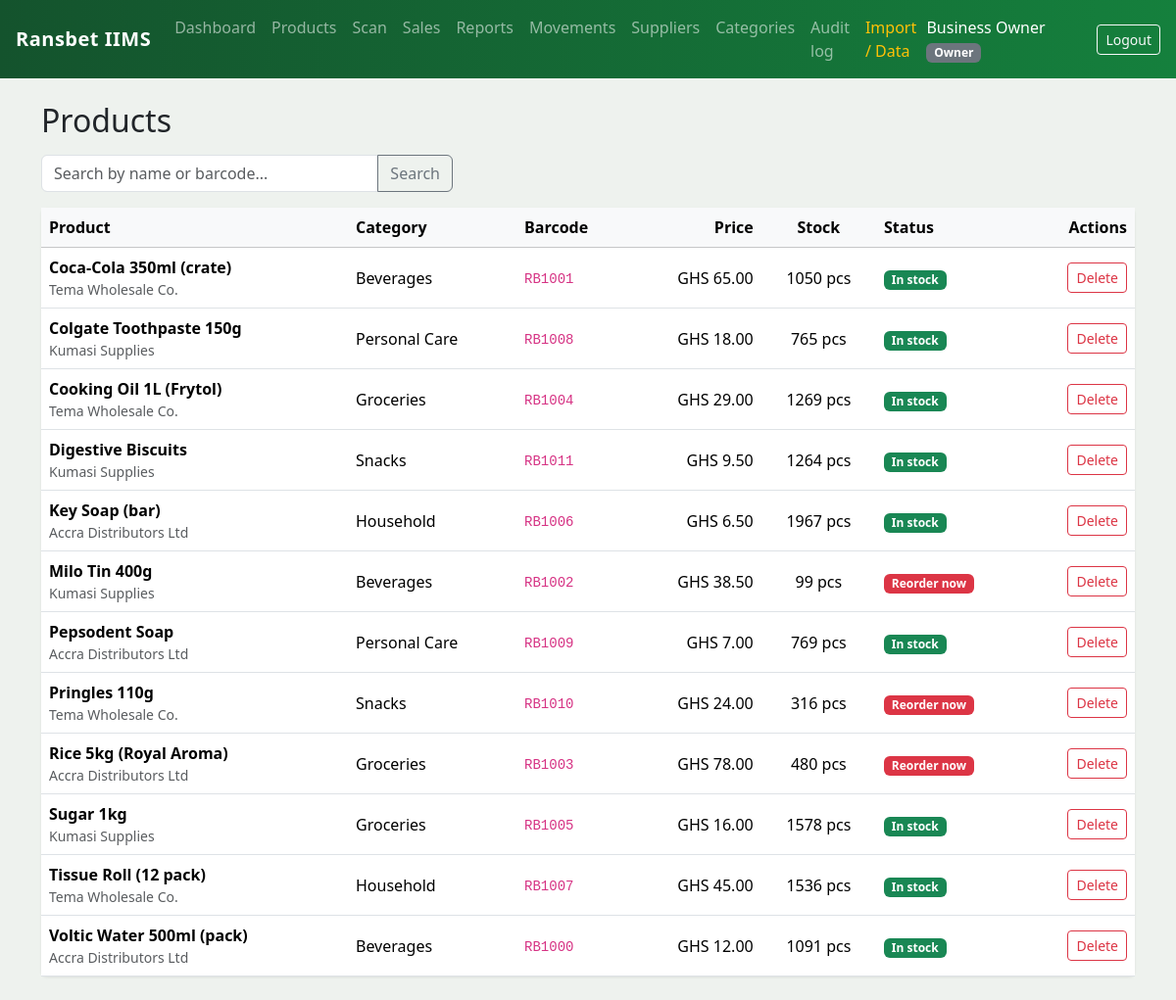
Before: /products (signed in) with the older database file.
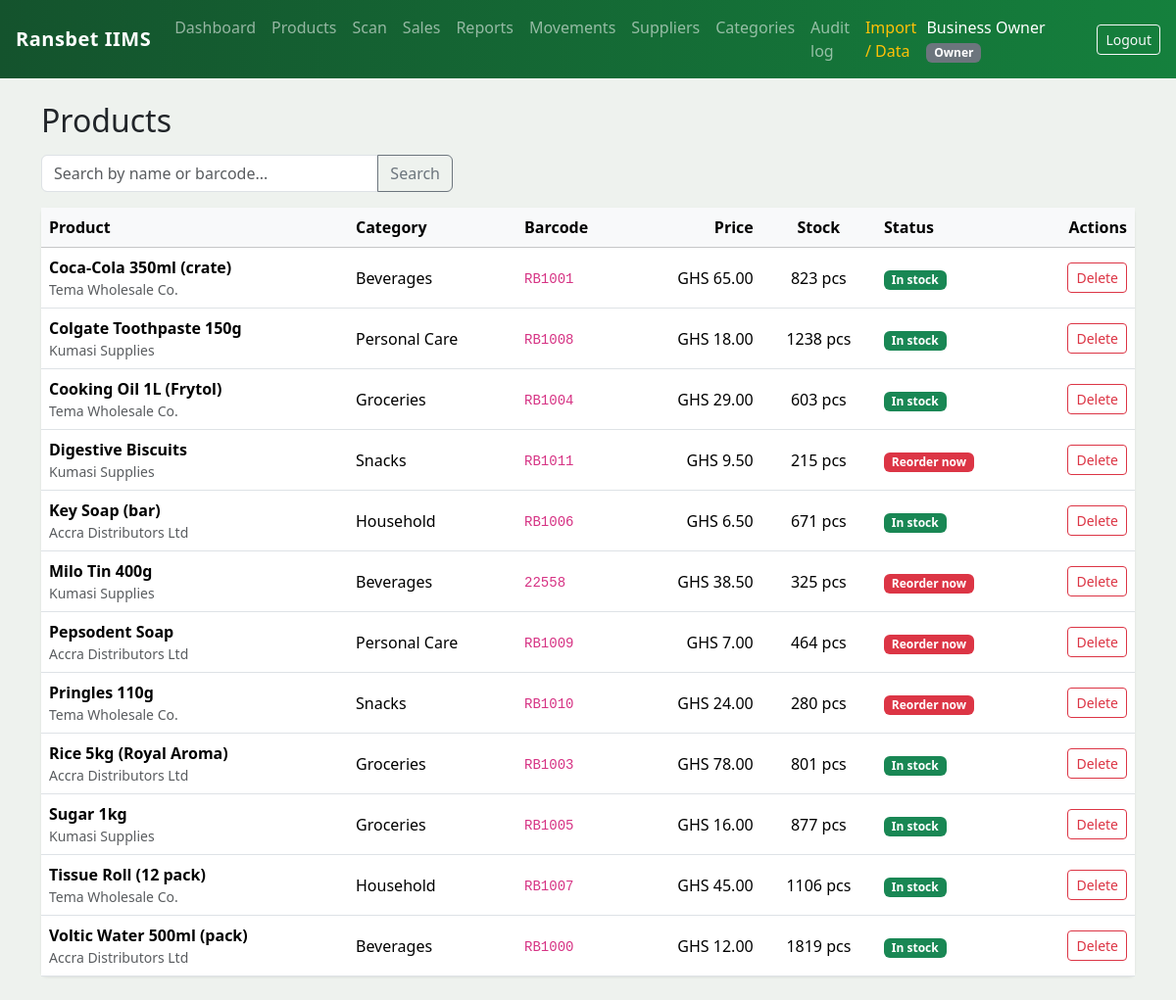
After: the same page with the newer database file.
### app/models.py (models this page shows, shortened)
class User(UserMixin, db.Model):
    __tablename__ = "users"
    id = db.Column(db.Integer, primary_key=True)
    name = db.Column(db.String(120), nullable=False)
    email = db.Column(db.String(120), unique=True, nullable=False, index=True)
    password_hash = db.Column(db.String(255), nullable=False)
    role = db.Column(db.String(20), nullable=False, default=ROLE_STAFF)
    created_at = db.Column(db.DateTime, default=datetime.utcnow)

class Product(db.Model):
    __tablename__ = "products"
    id = db.Column(db.Integer, primary_key=True)
    name = db.Column(db.String(120), nullable=False, index=True)
    sku = db.Column(db.String(64), unique=True, index=True)  # barcode
    category_id = db.Column(db.Integer, db.ForeignKey("categories.id"))
    supplier_id = db.Column(db.Integer, db.ForeignKey("suppliers.id"))
    unit_price = db.Column(db.Float, default=0.0)   # selling price
    cost_price = db.Column(db.Float, default=0.0)   # purchase price
    current_stock = db.Column(db.Integer, default=0)
    reorder_point = db.Column(db.Integer, default=10)
    unit = db.Column(db.String(16), default="pcs")
    is_active = db.Column(db.Boolean, default=True, index=True)
    created_at = db.Column(db.DateTime, default=datetime.utcnow)
    @property
    def stock_status(self):
        if self.current_stock <= self.reorder_point:
            return "reorder"
        if self.current_stock <= self.reorder_point * 1.5:
            return "low"
        return "ok"
    @property
    def status_color(self):
        return {"reorder": "danger", "low": "warning", "ok": "success"}[self.stock_status]
    @property
    def status_label(self):
        return {"reorder": "Reorder now", "low": "Low", "ok": "In stock"}[self.stock_status]

class Supplier(db.Model):
    __tablename__ = "suppliers"
    id = db.Column(db.Integer, primary_key=True)
    name = db.Column(db.String(120), nullable=False)
    contact_person = db.Column(db.String(120))
    phone = db.Column(db.String(40))
    email = db.Column(db.String(120))
    lead_time_days = db.Column(db.Integer, default=7)  # days to deliver a restock
    created_at = db.Column(db.DateTime, default=datetime.utcnow)
    products = db.relationship("Product", backref="supplier", lazy=True)

class Category(db.Model):
    __tablename__ = "categories"
    id = db.Column(db.Integer, primary_key=True)
    name = db.Column(db.String(80), unique=True, nullable=False)
    description = db.Column(db.String(200))
    products = db.relationship("Product", backref="category", lazy=True)

### app/inventory.py (the view)
@inventory_bp.route("/products")
@login_required
def products():
    q = request.args.get("q", "").strip()
    query = Product.query.filter_by(is_active=True)
    if q:
        like = f"%{q}%"
        query = query.filter(db.or_(Product.name.ilike(like), Product.sku.ilike(like)))
    items = query.order_by(Product.name).all()
    return render_template("inventory/products.html", products=items, q=q,
                           can_edit=current_user.role in CAN_EDIT_PRODUCTS,
                           can_manage=current_user.role in CAN_MANAGE)

### app/models.py (called while the page is built)
@login_manager.user_loader
def load_user(user_id):
    return db.session.get(User, int(user_id))

### app/templates/inventory/products.html (shortened to what this page needs)
{% extends "base.html" %}
{% block content %}
<div class="d-flex justify-content-between align-items-center mb-3">
  <h2 class="mb-0">Products</h2>
</div>
<form class="mb-3" method="get">
  <div class="input-group" style="max-width:420px">
    <input class="form-control" name="q" value="{{ q }}" placeholder="Search by name or barcode...">
    <button class="btn btn-outline-secondary">Search</button>
  </div>
</form>
<div class="card">
<table class="table table-hover align-middle mb-0">
  <thead class="table-light">
    <tr>
      <th>Product</th><th>Category</th><th>Barcode</th>
      <th class="text-end">Price</th><th class="text-center">Stock</th>
      <th>Status</th><th class="text-end">Actions</th>
    </tr>
  </thead>
  <tbody>
    {% for p in products %}
    <tr>
      <td><strong>{{ p.name }}</strong><div class="small text-muted">{{ p.supplier.name if p.supplier else '' }}</div></td>
      <td>{{ p.category.name if p.category else '—' }}</td>
      <td><code>{{ p.sku or '—' }}</code></td>
      <td class="text-end">GHS {{ '%.2f'|format(p.unit_price) }}</td>
      <td class="text-center">{{ p.current_stock }} {{ p.unit }}</td>
      <td><span class="badge bg-{{ p.status_color }}">{{ p.status_label }}</span></td>
      <td class="text-end text-nowrap">
        {% if can_manage %}
        <form class="d-inline" method="post" action="{{ url_for('inventory.product_delete', pid=p.id) }}"
              onsubmit="return confirm('Remove {{ p.name }} from the catalogue?');">
          <button class="btn btn-sm btn-outline-danger">Delete</button>
        </form>
        {% endif %}
      </td>
    </tr>
    {% else %}
    <tr><td colspan="7" class="text-center text-muted p-4">No products yet.</td></tr>
    {% endfor %}
  </tbody>
</table>
</div>
{% endblock %}

### app/templates/base.html (shortened to what this page needs)
<!doctype html>
<html lang="en">
<head>
  <link href="https://cdn.jsdelivr.net/npm/bootstrap@5.3.3/dist/css/bootstrap.min.css" rel="stylesheet">
  <link rel="stylesheet" href="{{ url_for('static', filename='css/style.css') }}">
</head>
<body>
{% if current_user.is_authenticated %}
<nav class="navbar navbar-expand-lg navbar-dark rb-navbar px-3">
  <a class="navbar-brand fw-bold" href="{{ url_for('main.dashboard') }}">Ransbet&nbsp;IIMS</a>
  <div class="collapse navbar-collapse" id="nav">
    <ul class="navbar-nav me-auto">
      <li class="nav-item"><a class="nav-link" href="{{ url_for('main.dashboard') }}">Dashboard</a></li>
      <li class="nav-item"><a class="nav-link" href="{{ url_for('inventory.products') }}">Products</a></li>
      <li class="nav-item"><a class="nav-link" href="{{ url_for('inventory.scan') }}">Scan</a></li>
      <li class="nav-item"><a class="nav-link" href="{{ url_for('inventory.sales') }}">Sales</a></li>
      <li class="nav-item"><a class="nav-link" href="{{ url_for('reports.reports_home') }}">Reports</a></li>
      <li class="nav-item"><a class="nav-link" href="{{ url_for('inventory.movements') }}">Movements</a></li>
      <li class="nav-item"><a class="nav-link" href="{{ url_for('inventory.suppliers') }}">Suppliers</a></li>
      {% if current_user.role in ['manager', 'owner'] %}
        <li class="nav-item"><a class="nav-link" href="{{ url_for('inventory.categories') }}">Categories</a></li>
        <li class="nav-item"><a class="nav-link" href="{{ url_for('inventory.audit') }}">Audit log</a></li>
        <li class="nav-item"><a class="nav-link text-warning" href="{{ url_for('data.data_home') }}">Import / Data</a></li>
      {% endif %}
    </ul>
    <div class="d-flex align-items-center text-white">
      <span class="me-3">{{ current_user.name }}
        <span class="badge bg-secondary text-capitalize">{{ current_user.role }}</span>
      </span>
      <a class="btn btn-outline-light btn-sm" href="{{ url_for('auth.logout') }}">Logout</a>
    </div>
  </div>
</nav>
{% endif %}
<div class="container py-4">
  {% block content %}{% endblock %}
</div>
</body>
</html>

### app/static/css/style.css (style rules this page uses)
body { background-color: #eef2ee; }
.navbar-brand { letter-spacing: 0.5px; }
.rb-navbar { background: linear-gradient(90deg, #14532d, #15803d) !important; }
.card { border: none; box-shadow: 0 1px 3px rgba(0, 0, 0, 0.08); }
a { color: #15803d; }

Changed rows visible on the page:
changed Product "Coca-Cola 350ml (crate)": current_stock "1050" → "823"
changed Product "Colgate Toothpaste 150g": current_stock "765" → "1238"
changed Product "Cooking Oil 1L (Frytol)": current_stock "1269" → "603"
changed Product "Digestive Biscuits": current_stock "1264" → "215"; status_label "In stock" → "Reorder now"
changed Product "Key Soap (bar)": current_stock "1967" → "671"
changed Product "Milo Tin 400g": sku "RB1002" → "22558"; current_stock "99" → "325"
changed Product "Pepsodent Soap": current_stock "769" → "464"; status_label "In stock" → "Reorder now"
changed Product "Pringles 110g": current_stock "316" → "280"
changed Product "Rice 5kg (Royal Aroma)": current_stock "480" → "801"; status_label "Reorder now" → "In stock"
changed Product "Sugar 1kg": current_stock "1578" → "877"
changed Product "Tissue Roll (12 pack)": current_stock "1536" → "1106"
changed Product "Voltic Water 500ml (pack)": current_stock "1091" → "1819"
